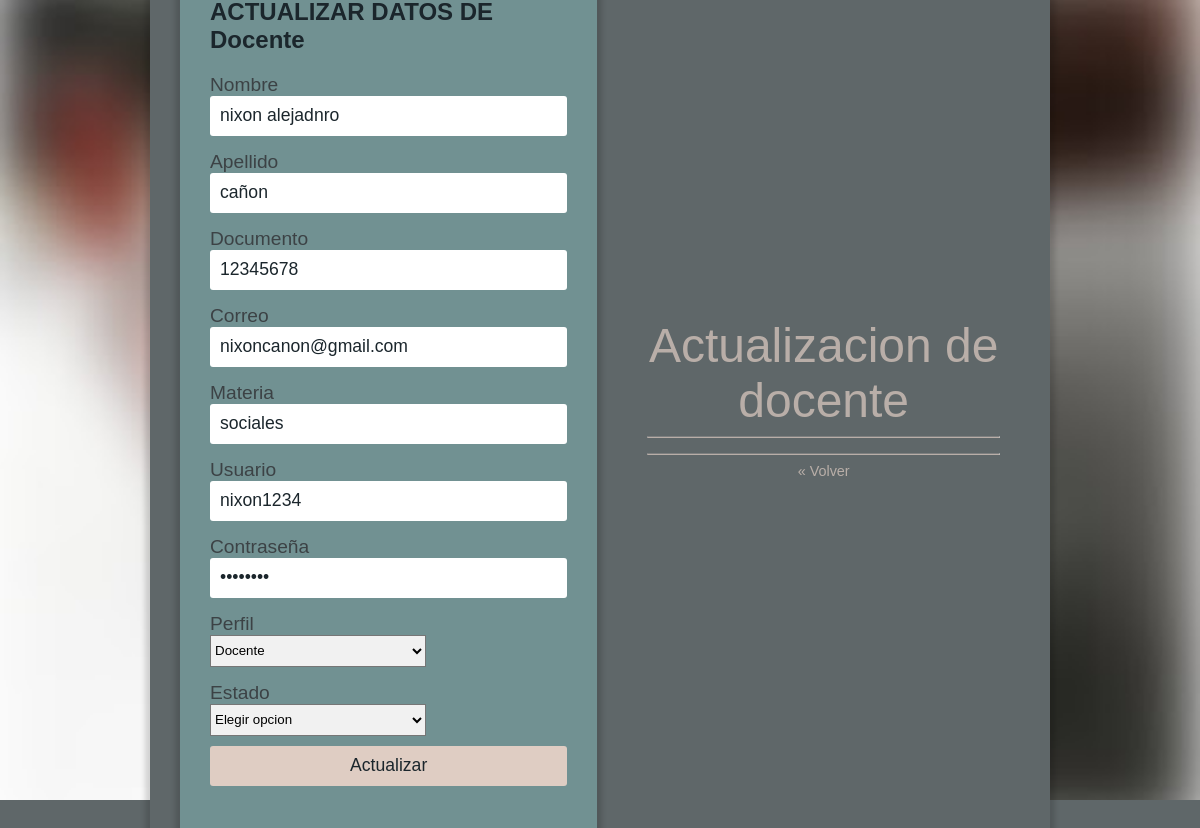
Screenshot of /Docentes/pages/editar.php?Id=5 with the database file from the repository.
### tables this page shows
CREATE TABLE `docente` (
  `id_docente` int(11) NOT NULL,
  `Nombredoc` varchar(60) NOT NULL,
  `Apellidodoc` varchar(60) NOT NULL,
  `Documentodoc` varchar(12) NOT NULL,
  `Correodoc` varchar(60) NOT NULL,
  `Materiadoc` varchar(40) NOT NULL,
  `Usuariodoc` varchar(60) NOT NULL,
  `Passworddoc` varchar(60) NOT NULL,
  `Perfil` varchar(30) NOT NULL,
  `Estadodoc` varchar(20) NOT NULL
);

### Conexion.php (called while the page is built, shortened)
<?php
class Conexion{
    private $drive = "mysql";
    private $host = "localhost";
    private $dbname = "notas2023";
    private $user = "root";
    private $password = "";
    public function __construct(){
        try{
            $db = new PDO("{$this->drive}:host={$this->host};dbname={$this->dbname}",$this->user, $this->password);
            $db->setAttribute(PDO::ATTR_ERRMODE,PDO::ERRMODE_EXCEPTION);
            return $db;
        }catch(PDOException $e){
            echo "Ha surgido algun error: Detalle: ".$e->getMessage();
        }
    }
}
?>

### Docentes/models/docentes.php (called while the page is built, shortened)
<?php
include_once('../../Conexion.php');
class Docentes extends Conexion{
    public function __construct(){
        $this->db = parent::__construct();
    }
    public function getiddoc($Id){
        $statement=$this->db->prepare("SELECT * FROM docente WHERE  id_docente=:Id");
        $statement->bindparam(':Id',$Id);
        $statement->execute();
        $resultado =$statement->fetch(PDO::FETCH_ASSOC);
        return $resultado;
    }
}
?>

### Docentes/pages/editar.php (the view, shortened to what this page needs)
<html lang="es">
<head>
    <link rel="stylesheet" href="../../css/login.css">
</head>
<body>
    <?php
    require_once('../../Conexion.php');
    require_once('../models/docentes.php');
    $Id = $_GET['Id'];
    $doce = new Docentes();
    $row = $doce->getiddoc($Id);
    if ($row) {
        ?>
        <div id="contenedor">
            <div id="contenedorcentrado">
                <div id="login">
                    <h2>ACTUALIZAR DATOS DE Docente</h2>
                    <form id="loginform" action="../Controller/editardocente.php" method="post">
                        <label for="nombre">Nombre </label>
                        <input id="Nombre" type="text" name="txtnombredoc" placeholder="Nombre"
                            value="<?php echo $row['Nombredoc'] ?>">
                        <label for="Apellido">Apellido</label>
                        <input id="Apellido" type="Apellido" placeholder="Apellido" name="txtapellidodoc"
                            value="<?php echo $row['Apellidodoc'] ?>">
                        <label for="Documento">Documento</label>
                        <input id="Documento" type="number" placeholder="Documento" name="txtdocumentodoc"
                            value="<?php echo $row['Documentodoc'] ?>">
                        <label for="Correo">Correo</label>
                        <input id="Correo" type="email" placeholder="Correo" name="txtcorreodoc"
                            value="<?php echo $row['Correodoc'] ?>">
                        <label for="Materia">Materia</label>
                        <input id="Materia" type="text" placeholder="Materia" name="txtmateriadoc"
                            value="<?php echo $row['Materiadoc'] ?>">
                        <label for="Usuario">Usuario</label>
                        <input id="Usuario" type="text" name="txtusuariodoc" placeholder="Usuario"
                            value="<?php echo $row['Usuariodoc'] ?>">
                        <label for="Contraseña">Contraseña</label>
                        <input id="Contraseña" type="password" name="txtcontrasenadoc" placeholder="Contraseña"
                            value="<?php echo $row['Passworddoc'] ?>">
                        <label for="Perfil" value="<?php echo $row['Perfil'] ?>">Perfil</label>
                        <select name="txtperfildoc" id="perfil">
                            <option selected value="Docente">Docente</option>
                        </select>
                        <label for="Estado" value="<?php echo $row['Estadodoc'] ?>">Estado</label>
                        <select name="txtestadodoc" id="Estado">
                            <option selected>Elegir opcion</option>
                        </select>
                        <button type="submit" title="Actualizar" name="Actualizar">Actualizar</button>
                    </form>
                <?php } ?>
            </div>
            <div id="derecho">
                <div class="titulo">
                    Actualizacion de docente
                </div>
                <hr>
                <div class="pie-form">
                    <hr>
                    <a href="index.php">« Volver</a>
                </div>
            </div>
        </div>
    </div>
</body>
</html>

### css/login.css (style rules this page uses)
body { font-family: 'Overpass', sans-serif; font-weight: normal; font-size: 100%; color: #1b262c; margin: 0; background-color: #5f6769; }
#contenedor { display: flex; align-items: center; justify-content: center; margin: 0; padding: 0; min-width: 100vw; min-height: 100vh; width: 100%; height: 100%; background-image: url(../img/fondo_difuminado_login.jpg); background-position: center; background-size: cover; }
#contenedorcentrado { display: flex; align-items: center; justify-content: center; flex-direction:row; min-width: 380px; max-width: 900px; width: 90%; background-color: #5f6769; border-radius: 10px 10px 10px 10px; -moz-border-radius: 10px 10px 10px 10px; -webkit-border-radius: 10px 10px 10px 10px; -webkit-box-shadow: 0px 0px 5px 5px rgba(0,0,0,0.15); -moz-box-shadow: 0px 0px 5px 5px rgba(0,0,0,0.15); box-shadow: 0px 0px 5px 5px rgba(0,0,0,0.15); padding: 30px; box-sizing: border-box; }
#login { width: 100%; max-width: 4430px; min-width: 320px; padding: 30px 30px 50px 30px; background-color: #719192; -webkit-box-shadow: 0px 0px 5px 5px rgba(0,0,0,0.15); -moz-box-shadow: 0px 0px 5px 5px rgba(0,0,0,0.15); box-shadow: 0px 0px 5px 5px rgba(0,0,0,0.15); border-radius: 3px 3px 3px 3px; -moz-border-radius: 3px 3px 3px 3px; -webkit-border-radius: 3px 3px 3px 3px; box-sizing: border-box; opacity: 1; filter: alpha(opacity=1); }
#login label { display: block; font-family: 'Overpass', sans-serif; font-size: 120%; color:#3c4245; margin-top: 15px; }
#login input { font-family: 'Overpass', sans-serif; font-size: 110%; color: #1b262c; display: block; width: 100%; height: 40px; margin-bottom: 10px; padding: 5px 5px 5px 10px; box-sizing: border-box; border: none; border-radius: 3px 3px 3px 3px; -moz-border-radius: 3px 3px 3px 3px; -webkit-border-radius: 3px 3px 3px 3px; }
#login input::placeholder { font-family: 'Overpass', sans-serif; color: #E4E4E4; }
#perfil { display: block; align-items: center; justify-content: center; margin: 0 a; height: 4vh; width: 27vh ; background-color: #f1f1f1; }
#estado { display: block; align-items: center; justify-content: center; margin: 0 a; height: 4vh; width: 27vh ; background-color: #f1f1f1; }
#login button { font-family: 'Overpass', sans-serif; font-size: 110%; color:#1b262c; width: 100%; height: 40px; border: none; border-radius: 3px 3px 3px 3px; -moz-border-radius: 3px 3px 3px 3px; -webkit-border-radius: 3px 3px 3px 3px; background-color: #dfcdc3; margin-top: 10px; }
#derecho { text-align: center; width: 100%; opacity: 0.70; filter: alpha(opacity=70); padding:20px 20px 20px 50px; box-sizing: border-box; }
.titulo { font-size: 300%; color:#dfcdc3; }
hr { border-top: 1px solid #8c8b8b; border-bottom: 1px solid #dfcdc3; }
.pie-form { font-size: 90%; text-align: center; margin-top: 15px; }
.pie-form a { display: block; text-decoration: none; color: #dfcdc3; margin-bottom: 3px; }

### rows the page displays
docente: txtnombredoc "nixon alejadnro", txtapellidodoc "cañon", txtdocumentodoc "12345678", txtcorreodoc "nixoncanon@gmail.com", txtmateriadoc "sociales", txtusuariodoc "nixon1234"
